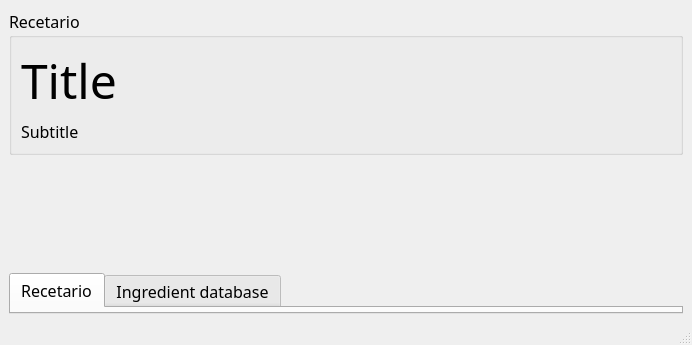
<?xml version="1.0" encoding="UTF-8"?>
<ui version="4.0">
 <class>win_main</class>
 <widget class="QMainWindow" name="win_main">
  <property name="geometry">
   <rect>
    <x>0</x>
    <y>0</y>
    <width>692</width>
    <height>345</height>
   </rect>
  </property>
  <property name="windowTitle">
   <string>Recetario</string>
  </property>
  <property name="windowIcon">
   <iconset resource="../Icons/icons.qrc">
    <normaloff>:/Main/witch-hat.png</normaloff>:/Main/witch-hat.png</iconset>
  </property>
  <widget class="QWidget" name="centralwidget">
   <property name="font">
    <font>
     <family>Avenir</family>
     <pointsize>36</pointsize>
     <italic>false</italic>
     <bold>false</bold>
    </font>
   </property>
   <layout class="QVBoxLayout" name="verticalLayout">
    <item>
     <widget class="QGroupBox" name="box_output">
      <property name="font">
       <font>
        <family>Avenir</family>
        <pointsize>12</pointsize>
        <italic>false</italic>
        <bold>false</bold>
       </font>
      </property>
      <property name="title">
       <string>Recetario</string>
      </property>
      <layout class="QGridLayout" name="gridLayout">
       <item row="0" column="0">
        <widget class="QLabel" name="la_title">
         <property name="font">
          <font>
           <family>Avenir</family>
           <pointsize>36</pointsize>
           <italic>false</italic>
           <bold>false</bold>
          </font>
         </property>
         <property name="text">
          <string>Title</string>
         </property>
        </widget>
       </item>
       <item row="1" column="0">
        <widget class="QLabel" name="la_subtitle">
         <property name="text">
          <string>Subtitle</string>
         </property>
        </widget>
       </item>
      </layout>
     </widget>
    </item>
    <item>
     <widget class="QLabel" name="la_wizard">
      <property name="text">
       <string/>
      </property>
      <property name="alignment">
       <set>Qt::AlignmentFlag::AlignCenter</set>
      </property>
     </widget>
    </item>
    <item>
     <spacer name="verticalSpacer">
      <property name="orientation">
       <enum>Qt::Orientation::Vertical</enum>
      </property>
      <property name="sizeHint" stdset="0">
       <size>
        <width>20</width>
        <height>20</height>
       </size>
      </property>
     </spacer>
    </item>
    <item>
     <widget class="QTabWidget" name="tab_input">
      <property name="font">
       <font>
        <family>Avenir</family>
        <pointsize>12</pointsize>
        <italic>false</italic>
        <bold>false</bold>
       </font>
      </property>
      <property name="currentIndex">
       <number>0</number>
      </property>
      <widget class="QWidget" name="tab_rec">
       <attribute name="title">
        <string>Recetario</string>
       </attribute>
      </widget>
      <widget class="QWidget" name="tab_ing">
       <attribute name="title">
        <string>Ingredient database</string>
       </attribute>
      </widget>
     </widget>
    </item>
   </layout>
  </widget>
  <widget class="QMenuBar" name="menubar">
   <property name="geometry">
    <rect>
     <x>0</x>
     <y>0</y>
     <width>692</width>
     <height>36</height>
    </rect>
   </property>
  </widget>
  <widget class="QStatusBar" name="statusbar"/>
 </widget>
 <resources>
  <include location="../Icons/icons.qrc"/>
 </resources>
 <connections/>
</ui>
